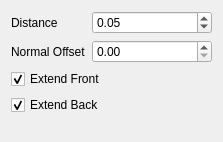
<?xml version="1.0" encoding="UTF-8"?>
<ui version="4.0">
 <class>RadiusOfCurvatureExtension</class>
 <widget class="QWidget" name="RadiusOfCurvatureExtension">
  <property name="geometry">
   <rect>
    <x>0</x>
    <y>0</y>
    <width>223</width>
    <height>142</height>
   </rect>
  </property>
  <property name="windowTitle">
   <string>Form</string>
  </property>
  <layout class="QVBoxLayout" name="verticalLayout">
   <item>
    <layout class="QFormLayout" name="formLayout">
     <item row="0" column="0">
      <widget class="QLabel" name="label">
       <property name="text">
        <string>Distance</string>
       </property>
      </widget>
     </item>
     <item row="0" column="1">
      <widget class="noether::DistanceDoubleSpinBox" name="double_spin_box_distance">
       <property name="singleStep">
        <double>0.010000000000000</double>
       </property>
       <property name="value">
        <double>0.050000000000000</double>
       </property>
      </widget>
     </item>
     <item row="1" column="0">
      <widget class="QLabel" name="label_2">
       <property name="text">
        <string>Normal Offset</string>
       </property>
      </widget>
     </item>
     <item row="1" column="1">
      <widget class="noether::DistanceDoubleSpinBox" name="double_spin_box_normal_offset_distance"/>
     </item>
    </layout>
   </item>
   <item>
    <widget class="QCheckBox" name="check_box_extend_front">
     <property name="text">
      <string>Extend Front</string>
     </property>
     <property name="checked">
      <bool>true</bool>
     </property>
    </widget>
   </item>
   <item>
    <widget class="QCheckBox" name="check_box_extend_back">
     <property name="text">
      <string>Extend Back</string>
     </property>
     <property name="checked">
      <bool>true</bool>
     </property>
    </widget>
   </item>
   <item>
    <spacer name="verticalSpacer">
     <property name="orientation">
      <enum>Qt::Vertical</enum>
     </property>
     <property name="sizeHint" stdset="0">
      <size>
       <width>20</width>
       <height>40</height>
      </size>
     </property>
    </spacer>
   </item>
  </layout>
 </widget>
 <customwidgets>
  <customwidget>
   <class>noether::DistanceDoubleSpinBox</class>
   <extends>QDoubleSpinBox</extends>
   <header location="global">noether_gui/widgets/distance_double_spin_box.h</header>
  </customwidget>
 </customwidgets>
 <tabstops>
  <tabstop>double_spin_box_distance</tabstop>
  <tabstop>double_spin_box_normal_offset_distance</tabstop>
  <tabstop>check_box_extend_front</tabstop>
  <tabstop>check_box_extend_back</tabstop>
 </tabstops>
 <resources/>
 <connections/>
</ui>
